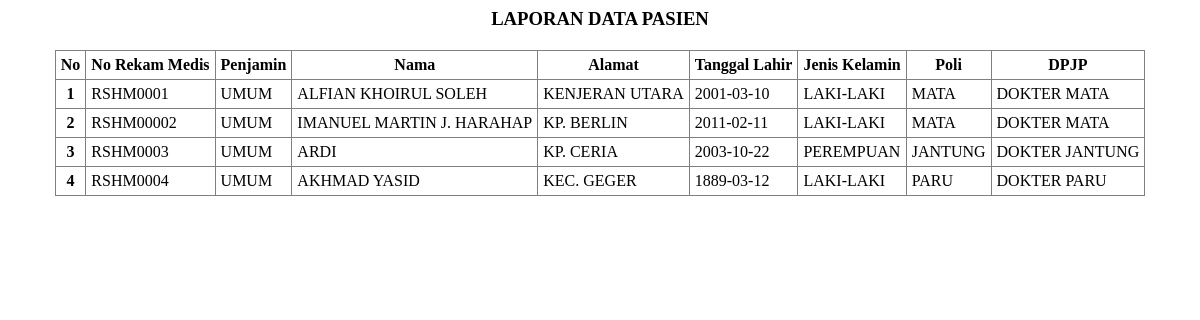
Screenshot of /laporan_pasien.php with the database file from the repository.
### tables this page shows
CREATE TABLE `pasien` (
  `no_id` int(10) NOT NULL,
  `no_rekam_medis` varchar(15) NOT NULL,
  `nama` varchar(50) NOT NULL,
  `penjamin` varchar(20) NOT NULL,
  `tanggal_lahir` varchar(30) NOT NULL,
  `jenis_kelamin` varchar(30) NOT NULL,
  `alamat` varchar(190) NOT NULL,
  `poli` varchar(20) NOT NULL,
  `dpjp` varchar(50) NOT NULL
);

### laporan_pasien.php (the view, shortened to what this page needs)
<?php
include "koneksi.php";
$query= "SELECT * FROM pasien;";
$sql=mysqli_query($conn,$query)
?>
<div id="judul">LAPORAN DATA PASIEN</div>
<table border="1" align="center">
    <tr>
    <tr>
                <th scope="col"><center>No</center></th>
                <th scope="col">No Rekam Medis</th>
                <th scope="col">Penjamin</th>
                <th scope="col">Nama</th>
                <th scope="col">Alamat</th>
                <th scope="col">Tanggal Lahir</th>
                <th scope="col">Jenis Kelamin</th>
                <th scope="col">Poli</th>
                <th scope="col">DPJP</th>
              </tr>
</tr>
<tr>
<?php
                while($result=mysqli_fetch_assoc($sql)){
              ?>
                  <tr>
                    <th scope="row"><center>
                        <?php echo $result['no_id']?>
                    </center></th>
                    <td><?php echo $result['no_rekam_medis']?></td>
                    <td><?php echo $result['penjamin']?></td>
                    <td><?php echo $result['nama']?></td>
                    <td><?php echo $result['alamat']?></td>
                    <td><?php echo $result['tanggal_lahir']?></td>
                    <td><?php echo $result['jenis_kelamin']?></td>
                    <td><?php echo $result['poli']?></td>
                    <td><?php echo $result['dpjp']?></td>
                    <?php
                }
            ?>
</tr>
</table>

### laporan_pasien.php (style rules this page uses)
#judul { text-align:center; font-size:14pt; font-weight:bold; margin-bottom:20px; }
table { border-collapse:collapse; }
th { padding:5px; text-align:center; }
td { padding-left:5px; padding-right:5px; }

### rows the page displays
pasien: no_id "1", no_rekam_medis "RSHM0001", penjamin "UMUM", nama "ALFIAN KHOIRUL SOLEH", alamat "KENJERAN UTARA", tanggal_lahir "2001-03-10", jenis_kelamin "LAKI-LAKI", poli "MATA", dpjp "DOKTER MATA"
pasien: no_id "2", no_rekam_medis "RSHM00002", penjamin "UMUM", nama "IMANUEL MARTIN J. HARAHAP", alamat "KP. BERLIN", tanggal_lahir "2011-02-11", jenis_kelamin "LAKI-LAKI", poli "MATA", dpjp "DOKTER MATA"
pasien: no_id "3", no_rekam_medis "RSHM0003", penjamin "UMUM", nama "ARDI", alamat "KP. CERIA", tanggal_lahir "2003-10-22", jenis_kelamin "PEREMPUAN", poli "JANTUNG", dpjp "DOKTER JANTUNG"
pasien: no_id "4", no_rekam_medis "RSHM0004", penjamin "UMUM", nama "AKHMAD YASID", alamat "KEC. GEGER", tanggal_lahir "1889-03-12", jenis_kelamin "LAKI-LAKI", poli "PARU", dpjp "DOKTER PARU"
